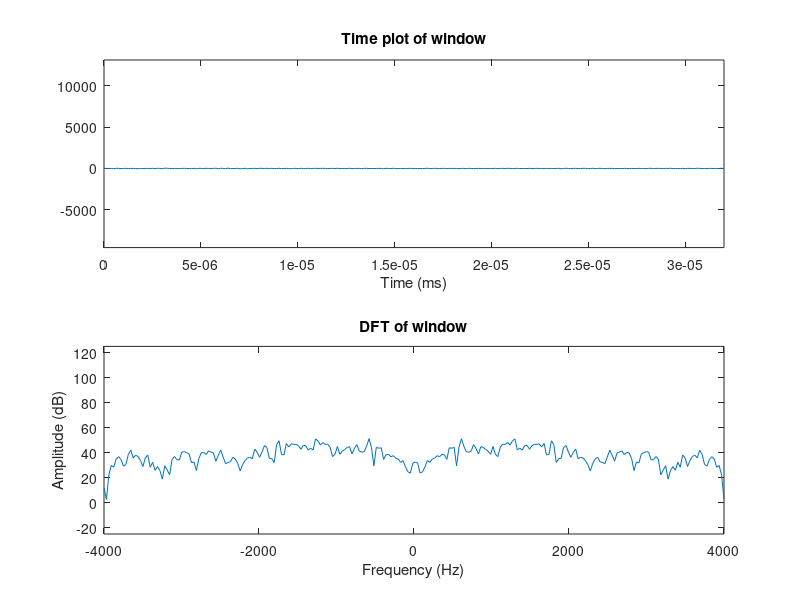
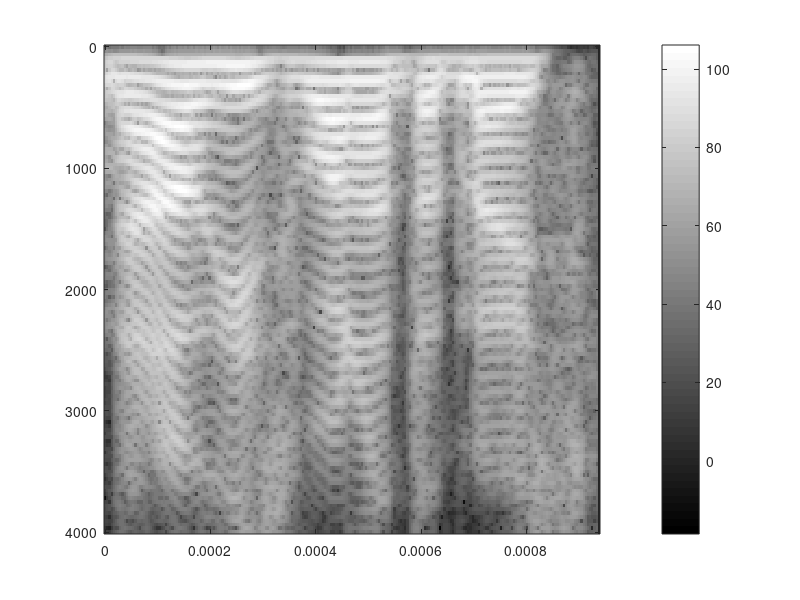

Reproduce these figures in MATLAB, in order. (Note: this script raises an error after producing the figures.)
%% CREATE A SPECTOGRAM FUNCTION
clear all
close all
clc

load assignment1.mat ;
Fs = 8000 ;

%% ANSWER TO QUESTIONS 1) AND 2)
close all
clc

    % get input variables
x = male_short ;            % signal
winlen = 256 ;              % window length
uplen = 32 ;               % overlap factor

    % get length
N = length(x) ;

    % get size of last window
lastwin = rem( N - winlen, uplen) ;

    % get number of windows
numwin = (N - winlen - lastwin) / uplen + 2 ;

    % create spectogram matrix S
S = zeros(winlen / 2 + 1, numwin) ;

    % initialize boundaries of window
n1 = 1;
n2 = winlen;

    % set parameters for plot
timewin = winlen/(1000*Fs) ;            % ms
Xtim = linspace(0, timewin, winlen) ;   % abscissa for time plot
Xfreq = linspace(-Fs/2, Fs/2, winlen) ; % abscissa for freq plot

    % loop over all windows but the last one which is always smaller than
    % the rest therefore cannot be put inside the matrix S
for n= 1 : numwin - 1
        % select part of signal
    xf = x(n1:n2) ;
    
        % compute DFT
    X = fft(xf.*hanning(winlen));
    S(:, n) = 10*log10(abs(X(winlen/2:end).^2))' ;
    
        % show DFT + time signal of window
    figure(1), clf
    subplot(211)
    plot(Xtim, xf)
    title('Time plot of window')
    xlabel('Time (ms)')
    axis([0 timewin min(x) max(x)])
    
    subplot(212)
    plot(Xfreq, 10*log10(abs(X.^2)));
    axis([-Fs/2 Fs/2 -25 125])
    title('DFT of window')
    xlabel('Frequency (Hz)')
    ylabel('Amplitude (dB)')
    
    pause(0.01)
    
        % update boundaries of window
    n1 = n1 + uplen;
    n2 = n2 + uplen;
end

%% spectogramme
close all

    % plot spectrogramme
figure,
colormap(gray)
imagesc([0 N / (1000*Fs)], [0 Fs/2], flipud(S));
c = colorbar;
c.Label.String = 'Values (dB)';
title('Spectrogramme')
ylabel('Frequency (Hz)')
xlabel('Time (ms)')


%% test of function
close all
clc

    % Wideband 
flen = 3 ;              %ms
alen = flen/1000*Fs ;   % size of analysis window
ulen = 1 ;              % length of update
figure
myspectrogram(male_short, Fs, alen, ulen) ;
title(['Wideband Spectogram length of window = ', int2str(flen), ' ms'])

    % Narrowband
flen = 30 ;             %ms
alen = flen/1000*Fs ;   % size of analysis window
ulen = 1 ;              % length of update
figure
myspectrogram(male_short, Fs, alen, ulen) ;
title(['Narrowband Spectogram length of window = ', int2str(flen), ' ms'])


% figure
% for flen = 1 : 60
% alen = flen/1000*Fs ;   % size of analysis window
% ulen =  floor((25/27) * flen + (20/9)) ;       % length of update
% myspectrogram(male_short, Fs, alen, ulen) ;
% title(['Wideband Spectogram length of window = ', int2str(flen), ' ms'])
% pause(0.002)
% end
    


